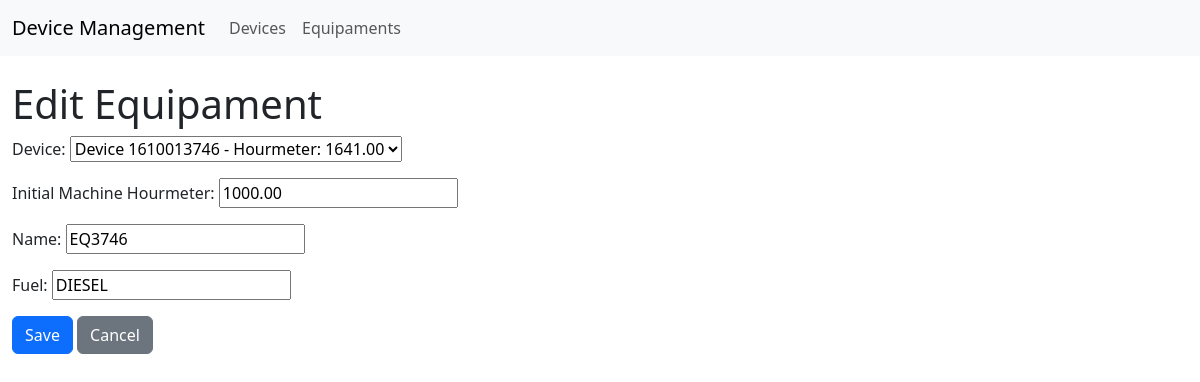
The app's page /equipaments/4/edit/ with its own data.
### api/models.py (models this page shows, shortened)
class Equipament(models.Model):
    device = models.OneToOneField(Device, on_delete=models.CASCADE, related_name='equipament')
    initial_suntech_hourmeter = models.DecimalField('Initial Suntech Hourmeter', max_digits=20, decimal_places=2, default=Decimal('0.00'), editable=False)
    initial_machine_hourmeter = models.DecimalField('Initial Machine Hourmeter', max_digits=20, decimal_places=2, default=Decimal('0.00'))
    worked_hours = models.DecimalField('Worked Hours', max_digits=20, decimal_places=2, default=Decimal('0.00'), editable=False)
    name = models.CharField('Name', max_length=255)
    fuel = models.CharField('Fuel', max_length=8, default='DIESEL', blank=True, null=True)
    class Meta:
        indexes = [
            models.Index(fields=['device', 'name']),
        ]
        verbose_name_plural = "Equipaments"

class Device(models.Model):
    device_id = models.CharField(max_length=20, unique=True)
    hourmeter = models.DecimalField(max_digits=20, decimal_places=2, default=Decimal('0.00'))
    latitude = models.DecimalField(max_digits=9, decimal_places=6, null=True, blank=True)
    longitude = models.DecimalField(max_digits=9, decimal_places=6, null=True, blank=True)
    temperature = models.DecimalField(max_digits=5, decimal_places=2, null=True, blank=True)
    speed = models.DecimalField(max_digits=5, decimal_places=2, null=True, blank=True)
    def __str__(self):
        return f"Device {self.device_id} - Hourmeter: {self.hourmeter:.2f}"

### api/views.py (the view)
# urls.py: path('equipaments/<int:pk>/edit/', equipament_update, name='equipament_update'),
def equipament_update(request, pk):
    equipament = get_object_or_404(Equipament, pk=pk)
    if request.method == 'POST':
        form = EquipamentForm(request.POST, instance=equipament)
        if form.is_valid():
            form.save()
            return redirect('equipament_list')
    else:
        form = EquipamentForm(instance=equipament)
    return render(request, 'equipament/equipament_form.html', {'form': form})

### api/forms.py
class EquipamentForm(forms.ModelForm):
    class Meta:
        model = Equipament
        fields = ['device', 'initial_machine_hourmeter', 'name', 'fuel']

### templates/equipament/equipament_form.html (shortened to what this page needs)
{% extends 'base.html' %}
{% block content %}
<h1>{{ form.instance.pk|yesno:"Edit Equipament,Add New Equipament" }}</h1>
<form method="post">
  {{ form.as_p }}
  <button type="submit" class="btn btn-primary">Save</button>
  <a href="{% url 'equipament_list' %}" class="btn btn-secondary">Cancel</a>
</form>
{% endblock %}

### records on screen
Equipament: instance.pk "Edit Equipament", initial_machine_hourmeter "1000.00", name "EQ3746", fuel "DIESEL"
Device: device "Device 1610013746 - Hourmeter: 1641.00"
